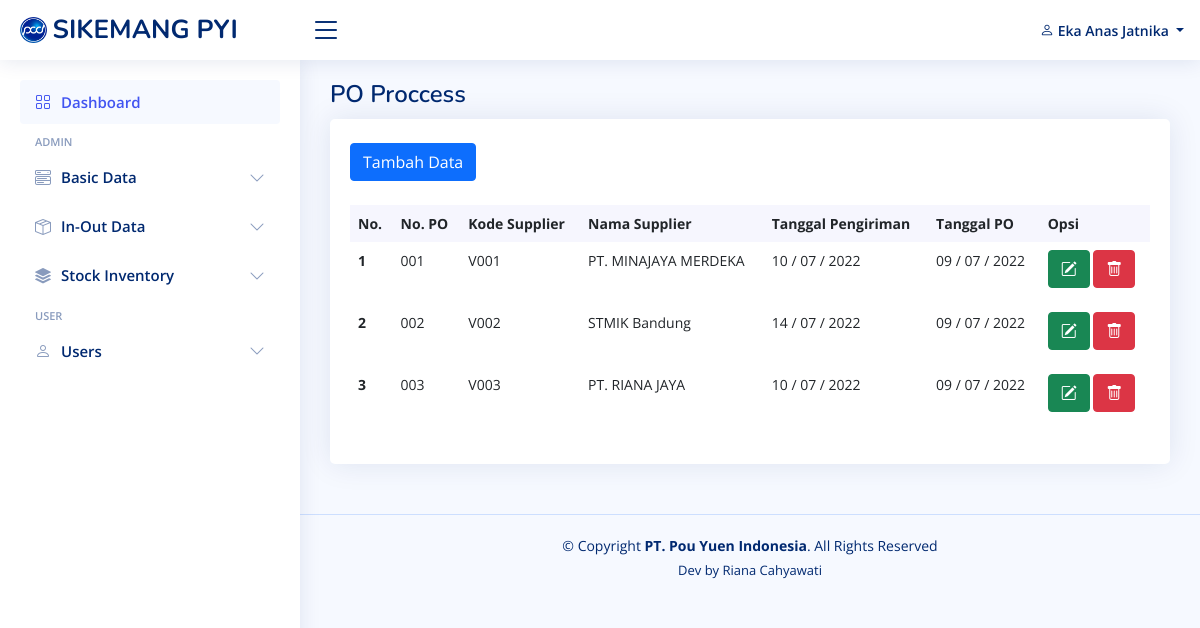
/view_in_out_data/po_proccess.php (signed in), run on the app's committed database.
### tables this page shows
CREATE TABLE `users` (
  `id` int(11) NOT NULL,
  `nama` varchar(255) NOT NULL,
  `username` varchar(255) NOT NULL,
  `password` varchar(255) NOT NULL,
  `email` varchar(100) NOT NULL,
  `phone` varchar(100) NOT NULL,
  `alamat` varchar(255) NOT NULL,
  `role_id` int(11) NOT NULL
);

CREATE TABLE `po_proccess` (
  `id_po_proccess` int(11) NOT NULL,
  `no_po` varchar(200) NOT NULL,
  `supplier_name` varchar(255) NOT NULL,
  `delivery_date` date NOT NULL,
  `date_po` varchar(255) NOT NULL,
  `supplier_code` varchar(255) NOT NULL
);

### functions.php (called while the page is built, shortened)
<?php
$conn = mysqli_connect("localhost", "root", "", "db_pouyuen");
function query($query)
{
    global $conn;
    $result = mysqli_query($conn, $query);
    $rows = [];
    while ($row = mysqli_fetch_assoc($result)) {
        $rows[] = $row;
    }
    return $rows;
}

### view_in_out_data/po_proccess.php (the view)
<?php
include "../view_template/header.php";
include "../view_template/topbar.php";
include "../view_template/sidebar.php";
$po_proccess = query("SELECT * FROM po_proccess");
?>
<main id="main" class="main">
  <div class="pagetitle">
    <h1>PO Proccess</h1>
  </div>
  <section class="section dashboard">
    <div class="row">
      <div class="col">
        <div class="row">
          <div class="col-12">
            <div class="card recent-sales overflow-auto">
              <div class="card-body">
                <a href="po_proccess_add.php" class="btn btn-primary my-4">Tambah Data</a>
                <table class="table table-borderless datatable">
                  <thead>
                    <tr>
                      <th scope="col">No. </th>
                      <th scope="col">No. PO</th>
                      <th scope="col">Kode Supplier</th>
                      <th scope="col">Nama Supplier</th>
                      <th scope="col">Tanggal Pengiriman</th>
                      <th scope="col">Tanggal PO</th>
                      <th scope="col">Opsi</th>
                    </tr>
                  </thead>
                  <tbody>
                    <?php $i = 1; ?>
                    <?php foreach ($po_proccess as $pp) : ?>
                      <tr>
                        <th scope="row"><?= $i; ?></a></th>
                        <td><?= $pp["no_po"]; ?></td>
                        <td><?= $pp["supplier_code"]; ?></td>
                        <td><?= $pp["supplier_name"]; ?></td>
                        <td><?= date('d / m / Y', strtotime($pp["delivery_date"])); ?></td>
                        <td><?= date('d / m / Y', strtotime($pp["date_po"])); ?></td>
                        <td>
                          <a href="po_proccess_edit.php?id_po_proccess=<?= $pp["id_po_proccess"] ?>" class="btn btn-success mb-2"><i class="bi bi-pencil-square"></i></a>
                          <a href="po_proccess_delete.php?id_po_proccess=<?= $pp["id_po_proccess"] ?>" class="btn btn-danger mb-2"><i class="bi bi-trash" onclick="return confirm('Yakin akan menghapus data PO : <?= $pp['supplier_name']; ?> ?');"></i></a>
                        </td>
                      </tr>
                      <?php $i++; ?>
                    <?php endforeach; ?>
                  </tbody>
                </table>
              </div>
            </div>
          </div>
        </div>
      </div>
    </div>
  </section>
</main>
<?php include "../view_template/footer.php"; ?>

### view_template/topbar.php (shortened to what this page needs)
<?php
$id = $_SESSION['id'];
$users = query("SELECT * FROM users INNER JOIN users_role ON users.role_id = users_role.id_role WHERE id = $id")[0];
?>
<header id="header" class="header fixed-top d-flex align-items-center">
  <div class="d-flex align-items-center justify-content-between">
    <a href="index.html" class="logo d-flex align-items-center">
      <img src="../assets/img/logopouyuen.png">
      <span class="d-none d-lg-block">SIKEMANG PYI</span>
    </a>
    <i class="bi bi-list toggle-sidebar-btn"></i>
  </div>
  <nav class="header-nav ms-auto">
    <ul class="d-flex align-items-center">
      <li class="nav-item dropdown pe-3">
        <a class="nav-link nav-profile d-flex align-items-center pe-0" href="#" data-bs-toggle="dropdown">
          <span class="d-none d-md-block dropdown-toggle ps-2"><i class="bi bi-person"></i> <?= $users['nama']; ?> </span>
        </a>
      </li>
    </ul>
  </nav>
</header>

### assets/css/style.css (style rules this page uses)
:root { scroll-behavior: smooth; }
body { font-family: "Open Sans", sans-serif; background: #f6f9ff; color: #444444; }
a { color: #4154f1; text-decoration: none; }
h1, h2, h3, h4, h5, h6 { font-family: "Nunito", sans-serif; }
#main { margin-top: 60px; padding: 20px 30px; transition: all 0.3s; }
.pagetitle { margin-bottom: 10px; }
.pagetitle h1 { font-size: 24px; margin-bottom: 0; font-weight: 600; color: #012970; }
.card { margin-bottom: 30px; border: none; border-radius: 5px; box-shadow: 0px 0 30px rgba(1, 41, 112, 0.1); }
.card-body { padding: 0 20px 20px 20px; }
.logo { line-height: 1; }
@media (min-width: 1200px) { .logo { width: 280px; } }
.logo img { max-height: 26px; margin-right: 6px; }
.logo span { font-size: 26px; font-weight: 700; color: #012970; font-family: "Nunito", sans-serif; }
.header { transition: all 0.5s; z-index: 997; height: 60px; box-shadow: 0px 2px 20px rgba(1, 41, 112, 0.1); background-color: #fff; padding-left: 20px; }
.header .toggle-sidebar-btn { font-size: 32px; padding-left: 10px; cursor: pointer; color: #012970; }
.header-nav ul { list-style: none; }
.header-nav > ul { margin: 0; padding: 0; }
.header-nav .nav-profile { color: #012970; }
.header-nav .nav-profile span { font-size: 14px; font-weight: 600; }
@media (min-width: 1200px) { #main, #footer { margin-left: 300px; } }
.dashboard .recent-sales { font-size: 14px; }
.dashboard .recent-sales .table thead { background: #f6f6fe; }
.dashboard .recent-sales .table thead th { border: 0; }

### data on the page
users: nama "Eka Anas Jatnika"
po_proccess: no_po "001", supplier_code "V001", supplier_name "PT. MINAJAYA MERDEKA", delivery_date "10 / 07 / 2022", date_po "09 / 07 / 2022"
po_proccess: no_po "002", supplier_code "V002", supplier_name "STMIK Bandung", delivery_date "14 / 07 / 2022", date_po "09 / 07 / 2022"
po_proccess: no_po "003", supplier_code "V003", supplier_name "PT. RIANA JAYA", delivery_date "10 / 07 / 2022", date_po "09 / 07 / 2022"
